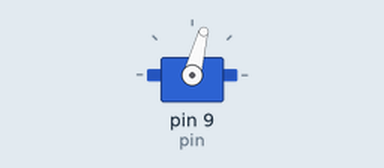
This sketch was run on a simulated Arduino Uno, built with avr-gcc and run on an emulated ATmega328P. On the bench: servo.

Above: at 0.05 s.
Timing chart, 0 to 3.0 s (numbered marks = the images above):
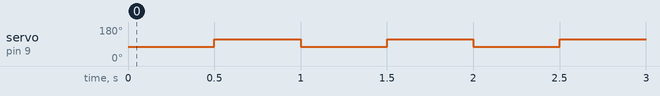

The sketch:

Servo.ino
```cpp
/*
 * Servomotor 360 degree
 *
 * Sample code to control a servo motor 360 degrees.
 */

#include <Servo.h>

int pin = 9;
int stop_position = 95;
int velocity = 20;

Servo servo;

void setup() {
  servo.attach(pin);
}

void loop() {
  servo.write(stop_position - velocity);
  delay(500);
  servo.write(stop_position + velocity);
  delay(500);
}
```

Measured:
- by itself, servo on pin 9 (pin): alternates 115° for 0.50 s and 75° for 0.50 s
